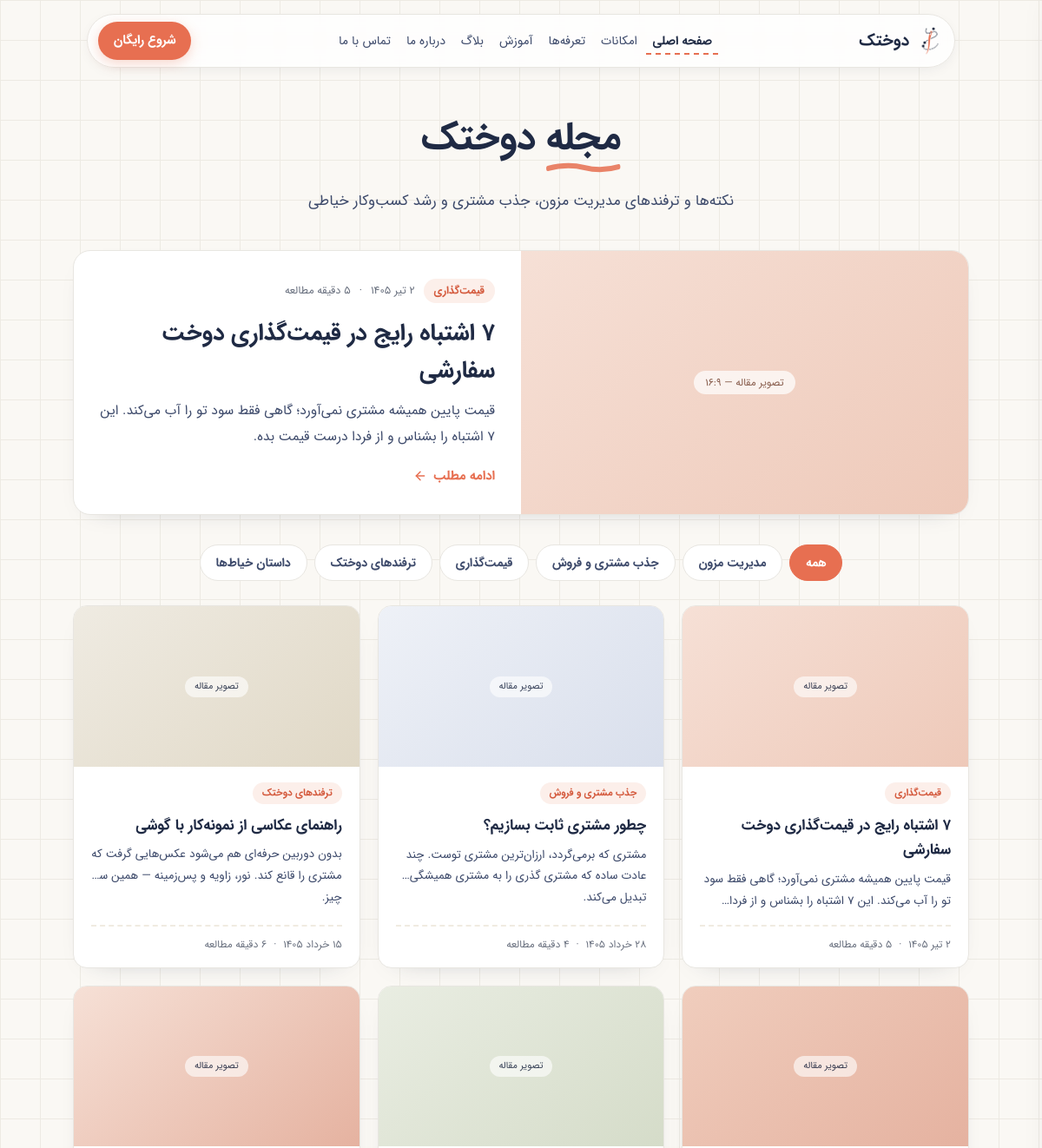
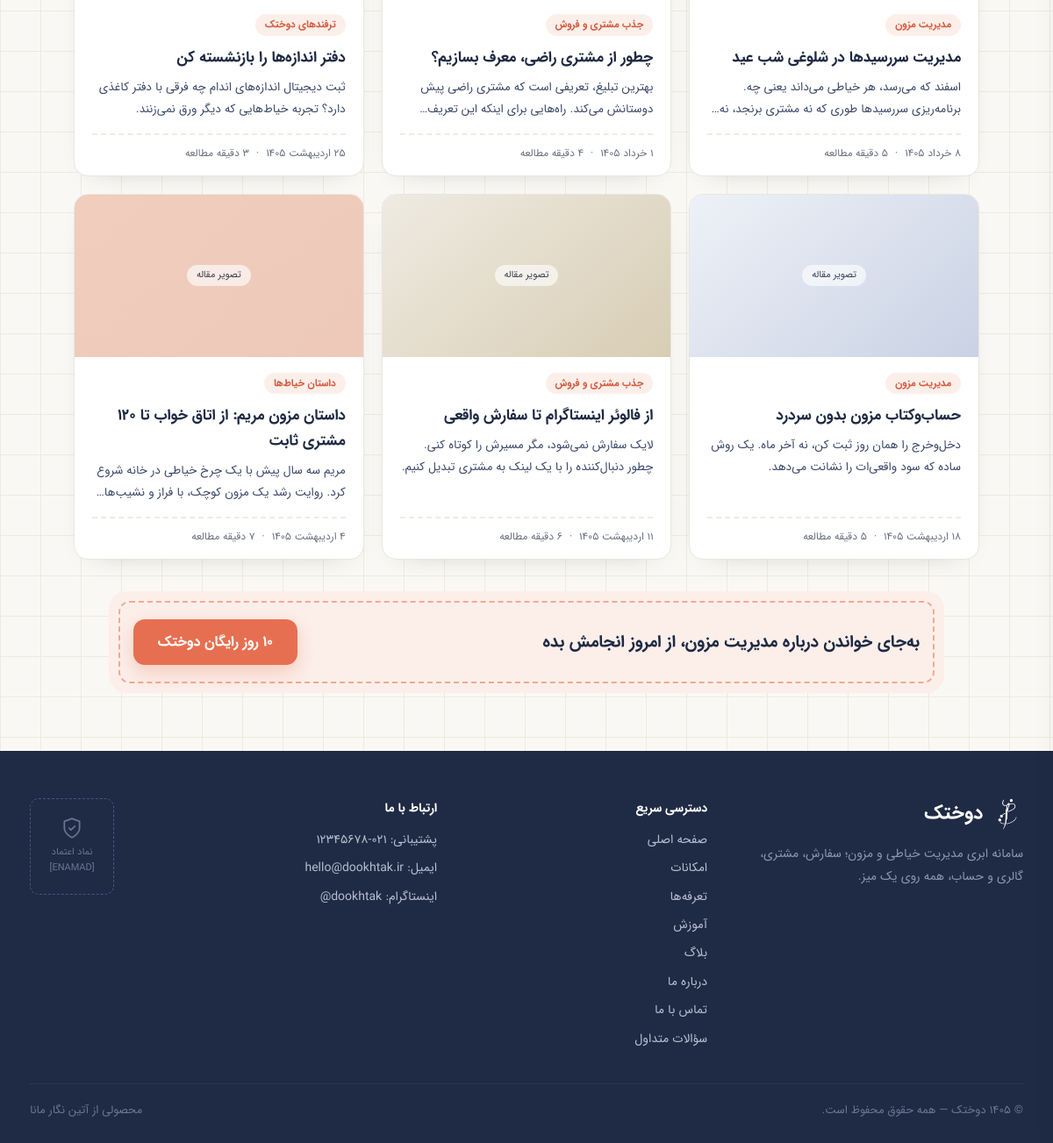
Screenshot of /blog.php with the database file from the repository (2 pictures, top to bottom).
### tables this page shows
CREATE TABLE blog_posts (
  id INT UNSIGNED NOT NULL AUTO_INCREMENT,
  slug VARCHAR(160) NOT NULL,
  title VARCHAR(220) NOT NULL,
  excerpt TEXT NULL,
  body_html MEDIUMTEXT NULL,
  cover_image VARCHAR(255) NULL,
  cover_alt VARCHAR(220) NULL,
  category_id INT UNSIGNED NULL,
  status ENUM('draft','published') NOT NULL DEFAULT 'draft',
  published_at DATETIME NULL,
  updated_at DATETIME NOT NULL DEFAULT CURRENT_TIMESTAMP ON UPDATE CURRENT_TIMESTAMP,
  seo_title VARCHAR(220) NULL,
  seo_description VARCHAR(320) NULL,
  reading_minutes TINYINT UNSIGNED NOT NULL DEFAULT 5,
  PRIMARY KEY (id),
  UNIQUE KEY uq_post_slug (slug),
  KEY idx_post_status_date (status, published_at),
  CONSTRAINT fk_post_category FOREIGN KEY (category_id) REFERENCES blog_categories (id) ON DELETE SET NULL
);

CREATE TABLE blog_categories (
  id INT UNSIGNED NOT NULL AUTO_INCREMENT,
  slug VARCHAR(120) NOT NULL,
  title VARCHAR(160) NOT NULL,
  sort_order INT NOT NULL DEFAULT 0,
  PRIMARY KEY (id),
  UNIQUE KEY uq_blog_cat_slug (slug)
);

### includes/db.php (called while the page is built, shortened)
<?php
function db(): PDO
{
    static $pdo = null;
    if ($pdo === null) {
        $dsn = 'mysql:host=' . DB_HOST . ';dbname=' . DB_NAME . ';charset=' . DB_CHARSET;
        $pdo = new PDO($dsn, DB_USER, DB_PASS, [
            PDO::ATTR_ERRMODE            => PDO::ERRMODE_EXCEPTION,
            PDO::ATTR_DEFAULT_FETCH_MODE => PDO::FETCH_ASSOC,
            PDO::ATTR_EMULATE_PREPARES   => false,
        ]);
    }
    return $pdo;
}

### includes/blog_lib.php (called while the page is built, shortened)
<?php
require_once __DIR__ . '/db.php';
require_once __DIR__ . '/helpers.php';
function blog_gradient(array $post): array
{
    return BLOG_GRADIENTS[max(0, (int) $post['id'] - 1) % count(BLOG_GRADIENTS)];
}
function blog_categories(): array
{
    return db()->query('SELECT * FROM blog_categories ORDER BY sort_order, id')->fetchAll();
}
function blog_published(?int $category_id = null, int $page = 1, int $per_page = 9): array
{
    $where = "p.status = 'published'";
    $args = [];
    $stmt = db()->prepare("SELECT COUNT(*) AS n FROM blog_posts p WHERE $where");
    $stmt->execute($args);
    $total = (int) $stmt->fetch()['n'];
    $offset = max(0, ($page - 1) * $per_page);
    $stmt = db()->prepare(
        "SELECT p.*, c.title AS cat_title, c.slug AS cat_slug
         FROM blog_posts p LEFT JOIN blog_categories c ON c.id = p.category_id
         WHERE $where ORDER BY p.published_at DESC, p.id DESC LIMIT $per_page OFFSET $offset"
    );
    $stmt->execute($args);
    return [$stmt->fetchAll(), $total];
}
function blog_latest(int $n = 3): array
{
    $stmt = db()->prepare(
        "SELECT p.*, c.title AS cat_title, c.slug AS cat_slug
         FROM blog_posts p LEFT JOIN blog_categories c ON c.id = p.category_id
         WHERE p.status = 'published' ORDER BY p.published_at DESC, p.id DESC LIMIT " . (int) $n
    );
    $stmt->execute();
    return $stmt->fetchAll();
}
function blog_read_label(array $post): string
{
    return fa_digits((int) ($post['reading_minutes'] ?? 5)) . ' دقیقه مطالعه';
}
    ?>

### includes/helpers.php (called while the page is built, shortened)
<?php
function e(?string $s): string
{
    return htmlspecialchars($s ?? '', ENT_QUOTES, 'UTF-8');
}
function fa_digits(string|int|float $s): string
{
    return strtr((string) $s, [
        '0' => '۰', '1' => '۱', '2' => '۲', '3' => '۳', '4' => '۴',
        '5' => '۵', '6' => '۶', '7' => '۷', '8' => '۸', '9' => '۹',
    ]);
}
function gregorian_to_jalali(int $gy, int $gm, int $gd): array
{
    $g_d_m = [0, 31, 59, 90, 120, 151, 181, 212, 243, 273, 304, 334];
    $gy2 = ($gm > 2) ? ($gy + 1) : $gy;
    $days = 355666 + (365 * $gy) + intdiv($gy2 + 3, 4) - intdiv($gy2 + 99, 100)
        + intdiv($gy2 + 399, 400) + $gd + $g_d_m[$gm - 1];
    $jy = -1595 + (33 * intdiv($days, 12053));
    $days %= 12053;
    $jy += 4 * intdiv($days, 1461);
    $days %= 1461;
    if ($days > 365) {
        $jy += intdiv($days - 1, 365);
        $days = ($days - 1) % 365;
    }
    if ($days < 186) {
        $jm = 1 + intdiv($days, 31);
        $jd = 1 + ($days % 31);
    } else {
        $jm = 7 + intdiv($days - 186, 30);
        $jd = 1 + (($days - 186) % 30);
    }
    return [$jy, $jm, $jd];
}
function jalali_date(int|string $date, bool $with_time = false): string
{
    $ts = is_int($date) ? $date : strtotime($date);
    $months = [
        1 => 'فروردین', 'اردیبهشت', 'خرداد', 'تیر', 'مرداد', 'شهریور',
        'مهر', 'آبان', 'آذر', 'دی', 'بهمن', 'اسفند',
    ];
    [$jy, $jm, $jd] = gregorian_to_jalali((int) date('Y', $ts), (int) date('n', $ts), (int) date('j', $ts));
    $out = fa_digits($jd) . ' ' . $months[$jm] . ' ' . fa_digits($jy);
    return $out;
}

### blog.php (the view, shortened to what this page needs)
<?php
require_once __DIR__ . '/includes/layout.php';
require_once __DIR__ . '/includes/blog_lib.php';
$cats = blog_categories();
$cat_slug = trim((string) ($_GET['cat'] ?? ''));
$active_cat = $cat_slug !== '' ? blog_category_by_slug($cat_slug) : null;
$page = max(1, (int) ($_GET['page'] ?? 1));
$per_page = 9;
[$posts, $total] = blog_published($active_cat['id'] ?? null, $page, $per_page);
$featured = blog_latest(1)[0] ?? null;
function blog_url(?string $cat, int $page = 1): string
{
    $args = array_filter(['cat' => $cat, 'page' => $page > 1 ? $page : null]);
    return '/blog' . ($args ? '?' . http_build_query($args) : '');
}
?>
<div dir="rtl" lang="fa" style="position:relative;min-height:100vh;background-color:#FAF8F4;background-image:linear-gradient(#EDEAE3 1px,transparent 1px),linear-gradient(90deg,#EDEAE3 1px,transparent 1px);background-size:46px 46px;overflow-x:hidden;line-height:1.6;">
  <?php include __DIR__ . '/includes/site_header.php'; ?>
  <header data-screen-label="هیرو مجله" style="position:relative;">
    <div id="heroWrap" style="max-width:820px;margin-inline:auto;padding:128px 24px 30px;text-align:center;">
      <h1 id="heroTitle" data-hero style="opacity:0;transform:translateY(12px);transition:opacity .5s ease,transform .5s ease;font-size:44px;line-height:1.45;font-weight:700;color:#1F2A44;margin:0;letter-spacing:-.5px;">
        <span style="position:relative;white-space:nowrap;">مجله<svg width="100%" height="14" viewBox="0 0 140 14" preserveAspectRatio="none" style="position:absolute;inset-inline-start:0;bottom:-6px;overflow:visible;"><path d="M3 8 Q40 2 72 7 T137 6" stroke="#E76F51" stroke-width="6" fill="none" stroke-linecap="round" opacity=".85"/></svg></span>
        دوختک
      </h1>
      <p data-hero style="opacity:0;transform:translateY(12px);transition:opacity .5s ease,transform .5s ease;font-size:17px;line-height:1.9;color:#3D4A6B;margin:24px auto 0;max-width:520px;">نکته‌ها و ترفندهای مدیریت مزون، جذب مشتری و رشد کسب‌وکار خیاطی</p>
    </div>
  </header>
  <?php if ($featured): [$fg1, $fg2] = blog_gradient($featured); ?>
  <section data-screen-label="مقاله ویژه">
    <div style="max-width:1080px;margin-inline:auto;padding:10px 24px 8px;">
      <a class="hv2f5ab8" href="/blog/<?= e($featured['slug']) ?>" data-rv style="opacity:0;transform:translateY(16px);transition:opacity .5s ease,transform .5s ease,outline .18s ease,box-shadow .25s ease;display:block;background:#fff;border:1px solid var(--color-border);border-radius:20px;overflow:hidden;box-shadow:var(--shadow-card);">
        <div id="featRow" style="display:flex;flex-wrap:wrap;align-items:stretch;">
          <?php if (!empty($featured['cover_image'])): ?>
          <div style="flex:1 1 380px;min-height:240px;overflow:hidden;">
            <img src="/<?= e($featured['cover_image']) ?>" alt="<?= e($featured['cover_alt'] ?? $featured['title']) ?>" style="width:100%;height:100%;min-height:240px;object-fit:cover;display:block;">
          </div>
          <?php else: ?>
          <div style="flex:1 1 380px;min-height:240px;background:linear-gradient(140deg,<?= e($fg1) ?>,<?= e($fg2) ?>);display:flex;align-items:center;justify-content:center;">
            <span style="font-size:12px;color:#8a5f4f;background:rgba(255,255,255,.72);border-radius:999px;padding:4px 13px;">تصویر مقاله — ۱۶:۹</span>
          </div>
          <?php endif; ?>
          <div style="flex:1 1 380px;padding:32px 30px;display:flex;flex-direction:column;justify-content:center;">
            <div style="display:flex;align-items:center;flex-wrap:wrap;gap:10px;font-size:12.5px;color:#6B7280;">
              <span style="background:#FCEFEA;color:#D45A3D;font-weight:700;padding:4px 12px;border-radius:999px;"><?= e($featured['cat_title'] ?? 'بدون دسته') ?></span>
              <time datetime="<?= e(date('Y-m-d', strtotime($featured['published_at']))) ?>"><?= e(jalali_date($featured['published_at'])) ?></time>
              <span>·</span>
              <span><?= e(blog_read_label($featured)) ?></span>
            </div>
            <h2 style="font-size:27px;font-weight:700;color:#1F2A44;line-height:1.6;margin:14px 0 10px;"><?= e($featured['title']) ?></h2>
            <p style="font-size:15.5px;line-height:1.9;color:#3D4A6B;margin:0 0 18px;"><?= e($featured['excerpt'] ?? '') ?></p>
            <span style="display:inline-flex;align-items:center;gap:7px;color:#E76F51;font-weight:700;font-size:15px;">
              ادامه مطلب
              <svg width="16" height="16" viewBox="0 0 24 24" fill="none" stroke="currentColor" stroke-width="2.2" stroke-linecap="round" stroke-linejoin="round" style="transform:scaleX(-1);"><path d="M5 12h14"/><path d="m12 5 7 7-7 7"/></svg>
            </span>
          </div>
        </div>
      </a>
    </div>
  </section>
  <?php endif; ?>
  <nav data-screen-label="فیلتر دسته‌ها" aria-label="دسته‌بندی مقالات">
    <div id="chipRow" data-rv style="opacity:0;transform:translateY(14px);transition:opacity .5s ease,transform .5s ease;display:flex;justify-content:center;gap:8px;max-width:1080px;margin-inline:auto;padding:26px 24px 6px;flex-wrap:wrap;overflow-x:auto;scrollbar-width:none;">
      <?php
        $chips = array_merge([['slug' => '', 'title' => 'همه']], $cats);
        foreach ($chips as $c):
          $on = ($c['slug'] === '' && !$active_cat) || ($active_cat && $active_cat['slug'] === $c['slug']);
      ?>
        <a href="<?= e(blog_url($c['slug'] ?: null)) ?>" <?= $on ? 'aria-current="true"' : '' ?> style="flex:none;display:inline-flex;align-items:center;min-height:42px;padding:8px 18px;border-radius:999px;font-size:14px;font-weight:700;border:1px solid <?= $on ? 'var(--color-primary)' : 'var(--color-border)' ?>;background:<?= $on ? 'var(--color-primary)' : '#fff' ?>;color:<?= $on ? '#fff' : '#3D4A6B' ?>;transition:background .25s ease,color .25s ease,border-color .25s ease;scroll-snap-align:center;"><?= e($c['title']) ?></a>
      <?php endforeach; ?>
    </div>
  </nav>
  <section data-screen-label="گرید مقالات">
    <div style="max-width:1080px;margin-inline:auto;padding:22px 24px 10px;">
      <?php if (!$posts): ?>
      <div data-rv style="opacity:0;transform:translateY(16px);transition:opacity .5s ease,transform .5s ease;background:#fff;border:1px solid var(--color-border);border-radius:16px;padding:56px 20px;text-align:center;">
        <div style="font-size:16px;font-weight:700;color:#1F2A44;margin-bottom:8px;">در این دسته هنوز مقاله‌ای منتشر نشده است.</div>
        <a class="hvd6c76f" href="/blog" style="color:#E76F51;font-weight:700;font-size:14.5px;">همه مقاله‌ها</a>
      </div>
      <?php else: ?>
      <div id="postGrid" style="display:grid;grid-template-columns:repeat(auto-fill,minmax(280px,1fr));gap:20px;opacity:1;transition:opacity .2s ease;">
        <?php foreach ($posts as $p): [$g1, $g2] = blog_gradient($p); ?>
          <a class="hvf83133" href="/blog/<?= e($p['slug']) ?>" data-rv style="opacity:0;transform:translateY(16px);transition:opacity .5s ease,transform .5s ease,box-shadow .25s ease;display:flex;flex-direction:column;background:#fff;border:1px solid var(--color-border);border-radius:16px;overflow:hidden;box-shadow:var(--shadow-card);">
            <?php if (!empty($p['cover_image'])): ?>
            <div style="aspect-ratio:16/9;overflow:hidden;">
              <img src="/<?= e($p['cover_image']) ?>" alt="<?= e($p['cover_alt'] ?? $p['title']) ?>" loading="lazy" style="width:100%;height:100%;object-fit:cover;display:block;">
            </div>
            <?php else: ?>
            <div style="aspect-ratio:16/9;background:linear-gradient(140deg,<?= e($g1) ?>,<?= e($g2) ?>);display:flex;align-items:center;justify-content:center;">
              <span style="font-size:11px;color:#1F2A44;background:rgba(255,255,255,.72);border-radius:999px;padding:3px 11px;opacity:.85;">تصویر مقاله</span>
            </div>
            <?php endif; ?>
            <div style="display:flex;flex-direction:column;flex:1;padding:18px 20px 16px;">
              <span style="align-self:flex-start;background:#FCEFEA;color:#D45A3D;font-size:11.5px;font-weight:700;padding:3px 11px;border-radius:999px;"><?= e($p['cat_title'] ?? 'بدون دسته') ?></span>
              <h3 style="font-size:17px;font-weight:700;color:#1F2A44;line-height:1.7;margin:11px 0 7px;display:-webkit-box;-webkit-line-clamp:2;-webkit-box-orient:vertical;overflow:hidden;background-image:repeating-linear-gradient(90deg,#E76F51 0 7px,transparent 7px 12px);background-repeat:no-repeat;background-size:0% 2px;background-position:100% 100%;transition:background-size .3s ease;"><?= e($p['title']) ?></h3>
              <p style="font-size:13.5px;line-height:1.85;color:#3D4A6B;margin:0 0 14px;display:-webkit-box;-webkit-line-clamp:2;-webkit-box-orient:vertical;overflow:hidden;flex:1;"><?= e($p['excerpt'] ?? '') ?></p>
              <div style="display:flex;align-items:center;gap:8px;font-size:12px;color:#6B7280;border-top:2px dashed #F0EBE1;padding-top:11px;">
                <time datetime="<?= e(date('Y-m-d', strtotime($p['published_at']))) ?>"><?= e(jalali_date($p['published_at'])) ?></time>
                <span>·</span>
                <span><?= e(blog_read_label($p)) ?></span>
              </div>
            </div>
          </a>
        <?php endforeach; ?>
      </div>
      <?php endif; ?>
    </div>
  </section>
  <section data-screen-label="سی‌تی‌ای مجله">
    <div data-rv style="opacity:0;transform:translateY(16px);transition:opacity .5s ease,transform .5s ease;max-width:1000px;margin-inline:auto;padding:26px 24px 66px;">
      <div style="position:relative;background:#FCEFEA;border-radius:20px;padding:32px 28px;overflow:hidden;display:flex;flex-wrap:wrap;align-items:center;justify-content:space-between;gap:18px;">
        <div style="position:absolute;inset:11px;border:2px dashed #E76F51;border-radius:13px;opacity:.55;pointer-events:none;"></div>
        <div style="position:relative;font-size:19px;font-weight:700;color:#1F2A44;line-height:1.7;">به‌جای خواندن درباره مدیریت مزون، از امروز انجامش بده</div>
        <a class="hv791c00" href="/pricing" style="position:relative;display:inline-flex;align-items:center;justify-content:center;min-height:50px;background:var(--color-primary);color:#fff;font-weight:700;font-size:16px;padding:13px 28px;border-radius:13px;box-shadow:0 8px 22px rgba(231,111,81,.3);transition:background .2s ease,transform .2s ease;">۱۰ روز رایگان دوختک</a>
      </div>
    </div>
  </section>
  <div id="footer" style="scroll-margin-top:96px;"><?php include __DIR__ . '/includes/site_footer.php'; ?></div>
</div>

### rows the page displays
blog_posts: category.title "قیمت‌گذاری", published_at "۲ تیر ۱۴۰۵", reading_minutes "۵ دقیقه مطالعه", title "۷ اشتباه رایج در قیمت‌گذاری دوخت سفارشی", excerpt "قیمت پایین همیشه مشتری نمی‌آورد؛ گاهی فقط سود تو را آب می‌کند. این ۷ اشتباه را بشناس و از فردا درست قیمت بده.", excerpt "قیمت پایین همیشه مشتری نمی‌آورد؛ گاهی فقط سود تو را آب می‌کند. این ۷ اشتباه را بشناس و از…"
blog_categories: title "مدیریت مزون"
blog_categories: title "جذب مشتری و فروش"
blog_categories: title "قیمت‌گذاری"
blog_categories: title "ترفندهای دوختک"
blog_categories: title "داستان خیاط‌ها"
blog_posts: category.title "جذب مشتری و فروش", title "چطور مشتری ثابت بسازیم؟", excerpt "مشتری که برمی‌گردد، ارزان‌ترین مشتری توست. چند عادت ساده که مشتری گذری را به مشتری همیشگی تبدیل می‌کند.", published_at "۲۸ خرداد ۱۴۰۵", reading_minutes "۴ دقیقه مطالعه"
blog_posts: category.title "ترفندهای دوختک", title "راهنمای عکاسی از نمونه‌کار با گوشی", excerpt "بدون دوربین حرفه‌ای هم می‌شود عکس‌هایی گرفت که مشتری را قانع کند. نور، زاویه و پس‌زمینه — همین سه چیز.", published_at "۱۵ خرداد ۱۴۰۵", reading_minutes "۶ دقیقه مطالعه"
blog_posts: category.title "مدیریت مزون", title "مدیریت سررسیدها در شلوغی شب عید", excerpt "اسفند که می‌رسد، هر خیاطی می‌داند یعنی چه. برنامه‌ریزی سررسیدها طوری که نه مشتری برنجد،…", published_at "۸ خرداد ۱۴۰۵", reading_minutes "۵ دقیقه مطالعه"
blog_posts: category.title "جذب مشتری و فروش", title "چطور از مشتری راضی، معرف بسازیم؟", excerpt "بهترین تبلیغ، تعریفی است که مشتری راضی پیش دوستانش می‌کند. راه‌هایی برای اینکه این…", published_at "۱ خرداد ۱۴۰۵", reading_minutes "۴ دقیقه مطالعه"
blog_posts: category.title "ترفندهای دوختک", title "دفتر اندازه‌ها را بازنشسته کن", excerpt "ثبت دیجیتال اندازه‌های اندام چه فرقی با دفتر کاغذی دارد؟ تجربه خیاط‌هایی که دیگر ورق نمی‌زنند.", published_at "۲۵ اردیبهشت ۱۴۰۵", reading_minutes "۳ دقیقه مطالعه"
blog_posts: category.title "مدیریت مزون", title "حساب‌وکتاب مزون بدون سردرد", excerpt "دخل‌وخرج را همان روز ثبت کن، نه آخر ماه. یک روش ساده که سود واقعی‌ات را نشانت می‌دهد.", published_at "۱۸ اردیبهشت ۱۴۰۵", reading_minutes "۵ دقیقه مطالعه"
blog_posts: category.title "جذب مشتری و فروش", title "از فالوئر اینستاگرام تا سفارش واقعی", excerpt "لایک سفارش نمی‌شود، مگر مسیرش را کوتاه کنی. چطور دنبال‌کننده را با یک لینک به مشتری تبدیل کنیم.", published_at "۱۱ اردیبهشت ۱۴۰۵", reading_minutes "۶ دقیقه مطالعه"
blog_posts: category.title "داستان خیاط‌ها", title "داستان مزون مریم: از اتاق خواب تا ۱۲۰ مشتری ثابت", excerpt "مریم سه سال پیش با یک چرخ خیاطی در خانه شروع کرد. روایت رشد یک مزون کوچک، با فراز و…", published_at "۴ اردیبهشت ۱۴۰۵", reading_minutes "۷ دقیقه مطالعه"

### other values shown
$m['label'] "صفحه اصلی"
$m['label'] "امکانات"
$m['label'] "تعرفه‌ها"
$m['label'] "آموزش"
$m['label'] "بلاگ"
$m['label'] "درباره ما"
$m['label'] "تماس با ما"
$c['title'] "همه"
$l['label'] "صفحه اصلی"
$l['label'] "امکانات"
$l['label'] "تعرفه‌ها"
$l['label'] "آموزش"
$l['label'] "بلاگ"
$l['label'] "درباره ما"
$l['label'] "تماس با ما"
